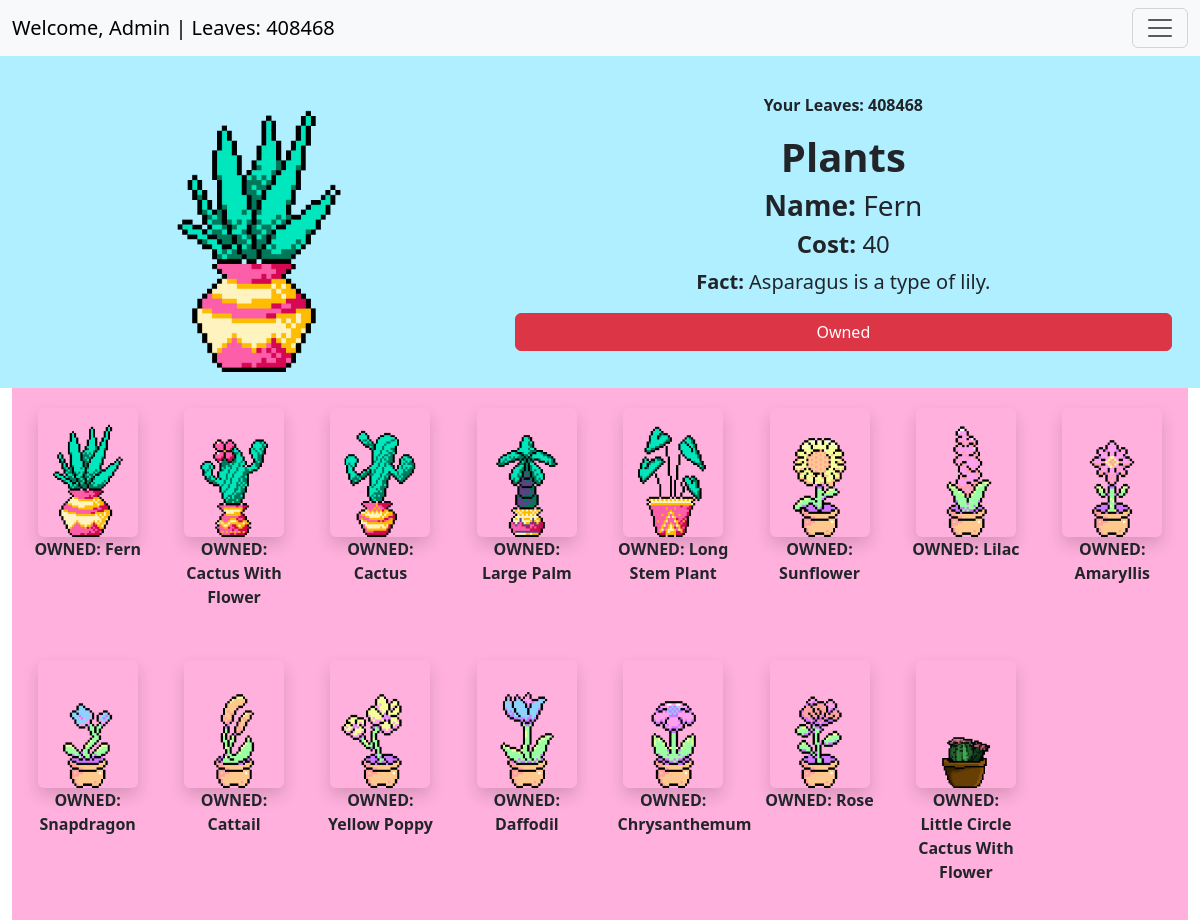
Page /market/ (signed in) on the earlier database version.
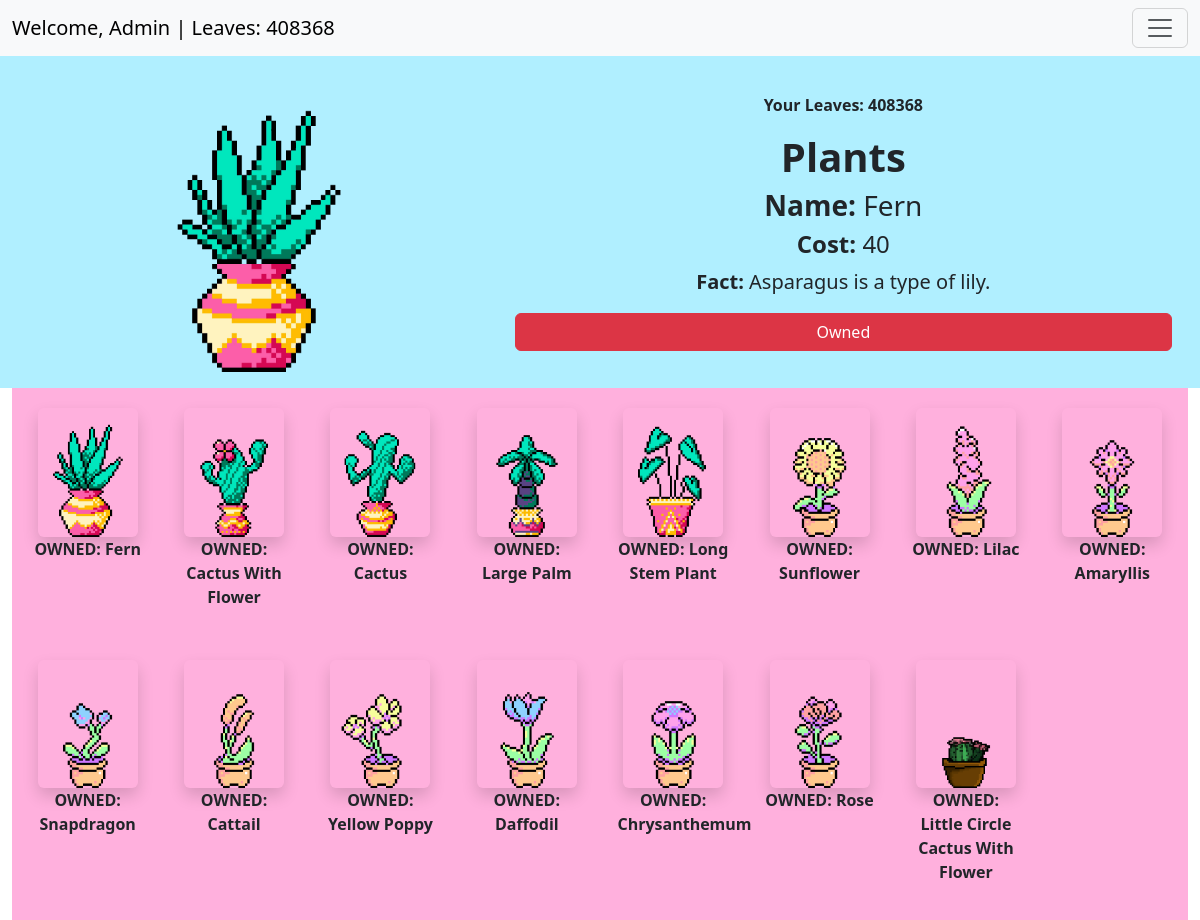
Same page on the later database version.
### user_management/models.py (models this page shows, shortened)
class CustomUser(AbstractUser):
    email = models.EmailField(null=True, blank=True) # TODO: Allows no email, potentially remove in sprint 2
    friends = models.ManyToManyField("self", symmetrical=True, blank=True)
    owned_plants = models.ManyToManyField("garden.Plant", related_name="owners")
    objects = CustomUserManager()

class UserStats(models.Model):
    user = models.OneToOneField(CustomUser, on_delete=models.CASCADE, related_name="stats")
    leaves = models.IntegerField(default=0)
    points = models.IntegerField(default=0)
    class Meta:
        verbose_name = "User Stats"
        verbose_name_plural = "User Stats"

### main/views.py (the view)
# urls.py: path("market/", views.market_view, name="market"),  # Market page
@login_required(login_url="/auth/login")
def market_view(request):
    plants = Plant.objects.filter(onMarket=True)   # Fetch from DB only plants that are allowed to be on market
    user = CustomUser.objects.get(username=request.user)
    currentLeaves = UserStats.objects.get(user_id=user.id).leaves
    ownedPlants = user.owned_plants.all()
    context = {
        "plants": plants,
        "leaves": currentLeaves,
        "ownedPlants" : ownedPlants
    }
    return render(request, "market.html", context)

### garden/models.py (called while the page is built)
    def __str__(self):
        return self.name # String representation of the plant

### main/templates/market.html (shortened to what this page needs)
{% extends 'base.html' %}
{% load static %}
{% load auth_extras %}
{% block content %}
<div class="container-fluid">
    <div class="row align-items-center text-center p-3" style="background-color: rgb(176, 239, 255);">
        {% with plants.0 as first_plant %}
        <div class="col-md-5 text-center">
            <img id="chosen-plant-image" class="img-fluid rounded"
                src="{{ first_plant.image.url }}"
                alt="{{ first_plant.name }}"
                style="max-height: 300px; width: auto;">
        </div>
        <div class="col-md-7">
            <p class="fw-bold text-center">Your Leaves: {{ user.stats.leaves }}</p>
            <h1 class="fw-bold text-center">Plants</h1>
            <h3 id="chosen-plant-name"><strong>Name:</strong> {{ first_plant.name }}</h3>
            <h4 id="chosen-plant-price"><strong>Cost:</strong> {{ first_plant.price }}</h4>
            <p id="chosen-plant-fact" class="fs-5"><strong>Fact:</strong> {{ first_plant.fact }}</p>
        {% if first_plant in ownedPlants %}
                <button id="chosen-plant-buy" class="btn btn-danger w-100" onClick="">Owned</button>
        {% else %}
            <button id="chosen-plant-buy" class="btn btn-primary w-100" onClick="buyPlant('{{user}}', '{{ first_plant.name }}')">Buy plant</button>
        {%endif%}
    </div>
        {% endwith %}
    </div>
    <div class="plant-grid" style="background-color: rgb(255, 176, 221); padding: 10px;">
        {% for plant in plants %}
        {% if plant in ownedPlants %}
            <div class="plant-item"
            onclick='updatePlantOwned( "{{ plant.image.url }}",  "{{ plant.name }}", "{{ plant.price }}",  "{{ plant.fact }}", "{{user}}", "{{ plant }}")'>
                <img class="img-fluid rounded shadow"
                    src="{{ plant.image.url }}"
                    alt="{{ plant.name }}">
                <p class="fw-bold text-dark">OWNED: {{ plant.name }}</p>
            </div>
        {%endif%}
        {% endfor %}
    </div>
</div>
{% endblock %}

### main/templates/base.html (shortened to what this page needs)
<html lang="en">
<head>
    <link href="https://cdn.jsdelivr.net/npm/bootstrap@5.3.3/dist/css/bootstrap.min.css" rel="stylesheet">
</head>
<body>
<nav class="navbar navbar-light bg-light">
    <div class="container-fluid">
        <a class="navbar-brand me-auto" href="#">
            {% if user.is_authenticated %}
                Welcome, {{ user.username }} | Leaves: {{ user.stats.leaves }}
            {% else %}
                Guest
            {% endif %}
        </a>
        <button class="navbar-toggler" type="button" data-bs-toggle="collapse" data-bs-target="#navbarSupportedContent"
            aria-controls="navbarSupportedContent" aria-expanded="false" aria-label="Toggle navigation">
            <span class="navbar-toggler-icon"></span>
        </button>
    </div>
</nav>
{% block content %}
{% endblock %}
</body>
</html>

Differences in the rows shown:
changed CustomUser "Admin": stats.leaves "408468" → "408368"
